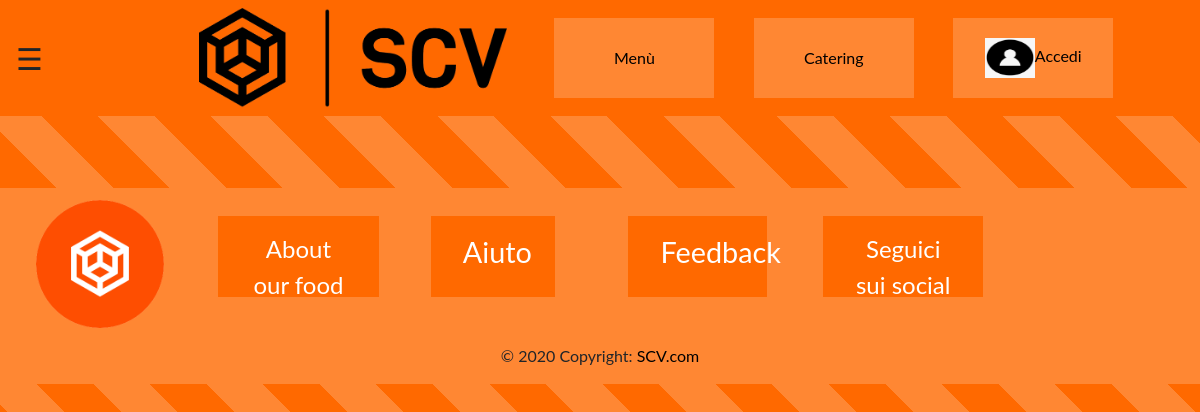
The app's page /menu.php?action=aggiungi&id=carne, older data.
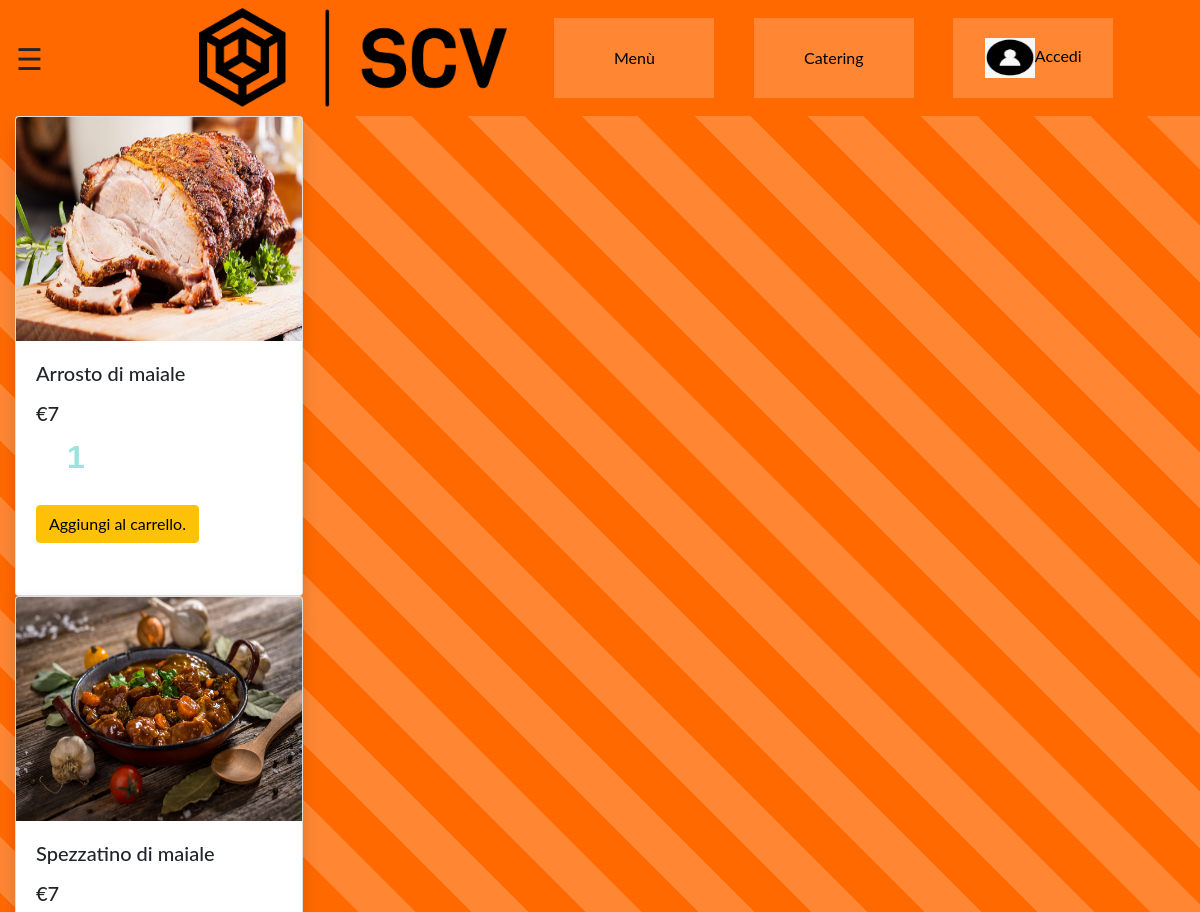
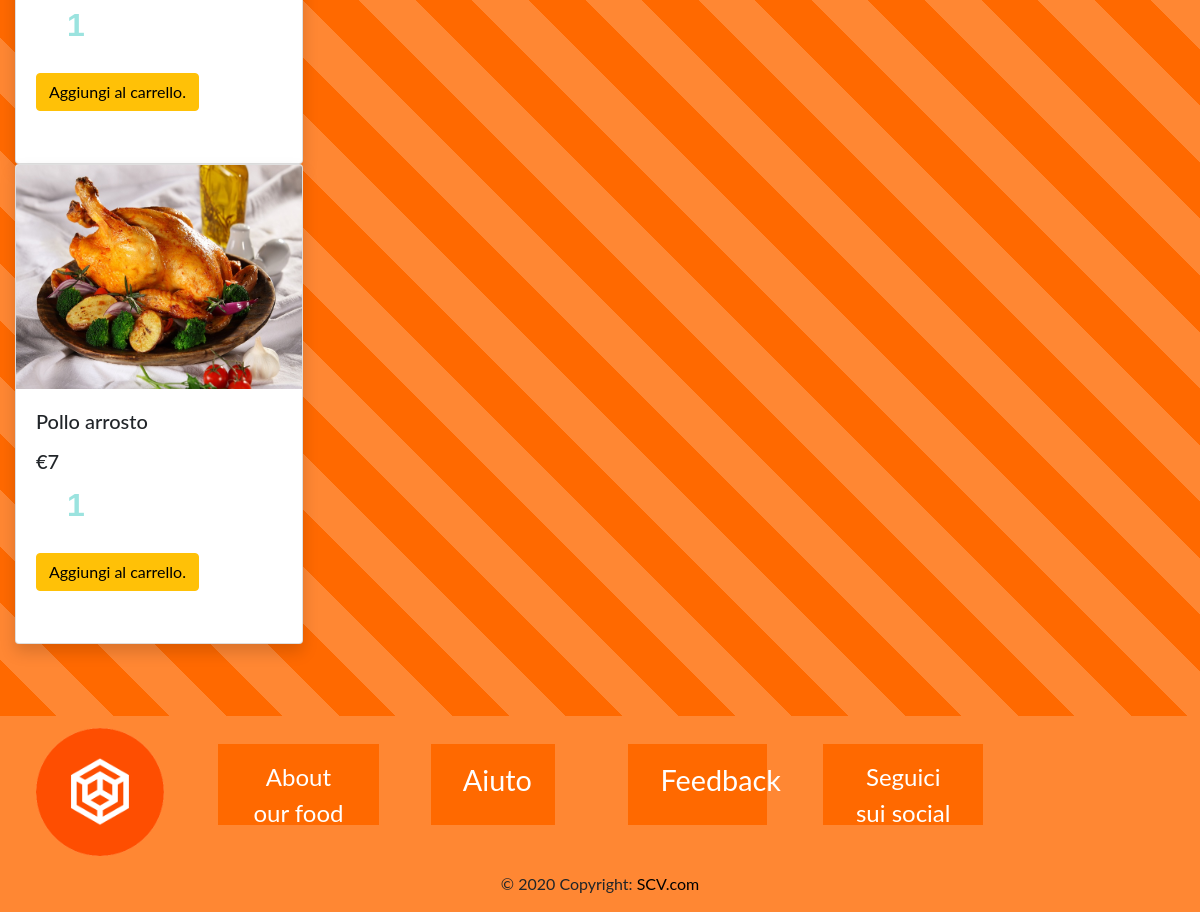
The same page, newer data (2 pictures, top to bottom).
### tables this page shows
CREATE TABLE Portata(
	id int PRIMARY KEY,
    nome varchar(255) NOT NULL,
    img varchar(255),                                    
	prezzo float,
	tempoPreparazione float,
    descrizione varchar(255),
	tipo varchar(255) REFERENCES TIPO  (nome)
);

### product.php (the view, shortened to what this page needs)
<?php
function component($nome, $prezzo, $img, $id){
    $qta=1;
    $element =
        "<div class=\"col-md-3 col-sm-6 my-3 my-md-0\">
                <div>
                    <div class=\"card shadow\" style=\"width: 18rem; height: 30rem; border-radius:0.25rem; \">
                        <div>
                            <img src=img/Immagini/$img alt=\"Image1\" class=\"img-fluid card-img-top\" style=\"width: 18rem; height: 14rem; \">
                        </div>
                        <div class=\"card-body\">
                            <h5 class=\"card-title\">$nome</h5>
                            <h5>
                                <span class=\"price\">€$prezzo</span>
                            </h5>
                            <h1>
                                <div class=\"number-input\">
                                    <input type=\"number\" min=\"0\" name=\"quantity\" value=$qta type=\"number\" >
                                </div>
                            </h1>
                            <button type=\"submit\" class=\"btn btn-warning my-3\" name=\"add\">  <a href=\"carrello.php?action=aggiungi&id=$id\">Aggiungi al carrello.</a><i class=\"fas fa-shopping-cart\"></i></button>
                             <input type='hidden' name='product_id' value='$id'>
                        ";
                        $element=$element."
                        </div>
                    </div>
                </div>
            </div>
    ";
    echo $element;
}
?>

### menu.php (shortened to what this page needs)
<?php
    require_once ('product.php');
        require_once ('data.php');
        if(isset($_GET['id'])) {
            $var=$_GET['id'];
            if( $var=="carne"){
                $sql = "SELECT * FROM portata where tipo='carne' ORDER BY id ASC";
            }
        }
        else{
            $sql = "SELECT * FROM portata ORDER BY id ASC";
        }
?>
<html>
    <head>
			<link rel="stylesheet" href="css/bootstrap.min.css">
			<link rel="stylesheet" href="css/bootstrap.min.css">
    </head>
    <body>
        <div class="bg">
        <?php require_once ("nav.php"); ?>
				<div class="veloznonfanullaincredibileprofquestaèunadenuncianonsipuòlavorarecosilaprossimavoltaigruppipiùequilibrati">
					<a href="#" class="button">ehy che ci fai qua</a>
				</div>
        <div style="carte">
            <?php
                $resultset = mysqli_query($conn, $sql) or die("database error:". mysqli_error($conn));
                if(mysqli_num_rows($resultset) > 0)
                    {
                        while($row = mysqli_fetch_array($resultset))
                        {
                            component($row['nome'], $row['prezzo'], $row['img'], $row['id']);
                        }
                    }
                    ?>
        </div>
    <br><br><br></div>
        <footer class="page-footer font-small" style="background-color: #ff8733;">
		<div class="container-fluid">
			<div class="row">
				<div class="col-sm-2" style=padding-top:1%;><center><img src="img/logo_small_icon_only_inverted.png"  width="128" height="128" ></center> </div>
				<div class="col-sm" style=padding-top:2%;><center><a href="#" class="buttonfooterb">About our food</a></center></div>
				<div class="col-sm" style=padding-top:2%;><center><a href="#" class="buttonfooter">Aiuto</a></center></div>
				<div class="col-sm" style=padding-top:2%;><center><a href="#" class="buttonfooter">Feedback</a></center></div>
				<div class="col-sm" style=padding-top:2%;><center><a href="social.html" class="buttonfooterb">Seguici sui social</a></center></div>
				<div class="col-sm-2" style=padding-top:1%;><center>⠀</center> </div>
			</div>
		</div>
<div class="footer-copyright text-center py-3">© 2020 Copyright:
  <a href="#">SCV.com</a>
</div>
</footer>
    </body>
    </html>

### nav.php (shortened to what this page needs)
<?php
if(!isset($_SESSION['email'])){
		$logged = '<a href="login.html" class="w3-bar-item w3-button"><img src="img/user.png" width="50px" height="40px">Accedi</a>';
	}
	else{
		$logged = '<a href="profilo.php" class="w3-bar-item w3-button"><img src = "img/utente.png" style = "width: 20px; height: 20px;">Loggato</a>';
        if($_SESSION['email']=="admin@gmail.com"){
            $admin=1;
        }
	}
?>
<html>
    <div class="bg">
		<div style="veloznonhafattouncazzo">
        <nav class="navbar navbar-light" style="position:fixed;background-color:#ff6900;z-index: 1;width:100%">
        <span id="sparisci" style="font-size:30px;cursor:pointer" onclick="openNav()">&#9776;⠀</span>
		    <br><a class="navbar-brand" href="#">
		    <a href="index.php"><img src="img/logo_large_b.png" width="308" height="100" class="d-inline-block align-top" alt=""></a></a>
		    <div class="dropdown">
                <button class="dropbtn"><a href="menu.php">Menù</a></button>
            </div>
            <div class="dropdown">
                <button class="dropbtn"><a href="menu.php">Catering</a></button>
            </div>
            <div class="dropdown">
                <button class="dropbtn"> <?php echo $logged; ?> </button>
            </div>
            <br>
	    </nav></div>
    </div>
</html>

### style.css (style rules this page uses)
.bg { z-index: -1; background: repeating-linear-gradient( 45deg, #ff6900, #ff6900 40px, #ff8733 40px, #ff8733 80px ); }
.buttonfooter { background-color: #ff6900; border: none; color: white; padding: 15px 32px; text-align: center; text-decoration: none; display: inline-block; font-size: 180%; margin: 4px 2px; margin-left:2%; margin-right:2%; cursor: pointer; width: 75%; height: 70%; }
.buttonfooterb { background-color: #ff6900; border: none; color: white; padding: 15px 32px; text-align: center; text-decoration: none; display: inline-block; font-size: 150%; margin: 4px 2px; margin-left:2%; margin-right:2%; cursor: pointer; width: 97%; height: 70%; }
.button { background-color: #ff8733; border: none; color: white; padding: 15px 32px; text-align: center; text-decoration: none; display: inline-block; font-size: 350%; margin: 4px 2px; margin-left:2%; margin-right:2%; cursor: pointer; width: 400px; height: 144px; font-family: "Open Sans", sans-serif; padding: 2% 0; }
@media screen and (max-width: 1696px) { .button { font-size: 350%; width: 360px; height: 132px; font-family: "Open Sans", sans-serif; padding: 2% 0; } }
@media screen and (max-width: 1526px) { .button { font-size: 350%; width: 300px; height: 120px; font-family: "Open Sans", sans-serif; padding: 2% 0; } }
@media screen and (max-width: 1274px) { .button { font-size: 350%; width: 250px; height: 108px; font-family: "Open Sans", sans-serif; padding: 2% 0; } }
.card { box-shadow: 0 4px 8px 0 rgba(0,0,0,0.2); transition: 0.3s; width: 66%; }
.dropbtn { background-color:#ff6900 ; color: white; border: none; cursor: pointer; }
.dropbtn { background-color: #ff8733; color: white; padding: 16px; font-size: 16px; border: none; cursor: pointer; }
.dropdown { position: relative; display: inline-block; }
.veloznonfanullaincredibileprofquestaèunadenuncianonsipuòlavorarecosilaprossimavoltaigruppipiùequilibrati { height:116px; width:100%; background-color:#ff6900; }
.veloznonfanullaincredibileprofquestaèunadenuncianonsipuòlavorarecosilaprossimavoltaigruppipiùequilibrati .button { width: 40%; height: 2%; color: green; font-size:18px; }
.dropbtn { background-color: #ff8733; color: white; padding: 16px; font-size: 16px; border: none; cursor: pointer; margin-left:5%; }
a { color: black; text-decoration: none; background-color: transparent; }
body { font-family: "Lato", sans-serif; transition: background-color .5s; }

### menu.php (style rules this page uses)
body { z-index: -1; background: repeating-linear-gradient( 45deg, #ff6900, #ff6900 40px, #ff8733 40px, #ff8733 80px ); }
.dropbtn { background-color: #ff8733; color: white; padding: 16px; font-size: 24px; border: none; cursor: pointer; width: 160px; height: 80px; }
.dropdown { position: relative; display: inline-block; }
.button { background-color: #ff6900; border: none; color: white; padding: 10px 0px; text-align: center; text-decoration: none; display: inline-block; font-size: 28px; margin: 4px 2px; margin-left:13.5%; margin-right:2%; margin-top:2%; cursor: pointer; width: 20%; height: 10%; font-family: "Open Sans", sans-serif; }
body { font-family: "Lato", sans-serif; transition: background-color .5s; }
.dropbtn { background-color:#ff6900 ; color: white; border: none; cursor: pointer; }
.dropbtn { background-color: #ff8733; color: white; padding: 16px; font-size: 16px; border: none; cursor: pointer; margin-left:5%; }
a { color: black; text-decoration: none; background-color: transparent; }

### nav.php (style rules this page uses)
.dropbtn { background-color:#ff6900 ; color: white; border: none; cursor: pointer; }
.dropbtn { background-color: #ff8733; color: white; padding: 16px; font-size: 16px; border: none; cursor: pointer; margin-left:5%; }
.dropdown { position: relative; display: inline-block; }
a { color: black; text-decoration: none; background-color: transparent; }

Row changes from the older to the newer data that the page shows:
added portata: img (picture), nome "Arrosto di maiale", prezzo "7"
added portata: img (picture), nome "Spezzatino di maiale", prezzo "7"
added portata: img (picture), nome "Pollo arrosto", prezzo "7"
